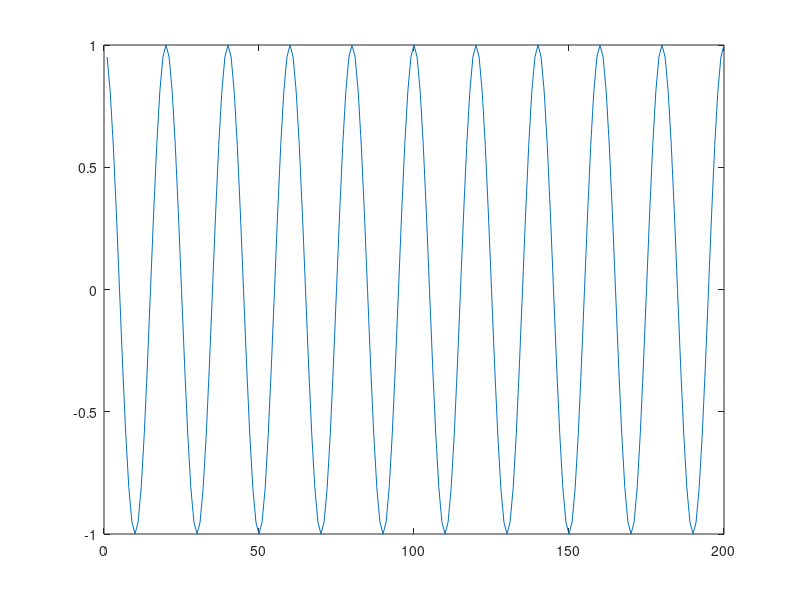
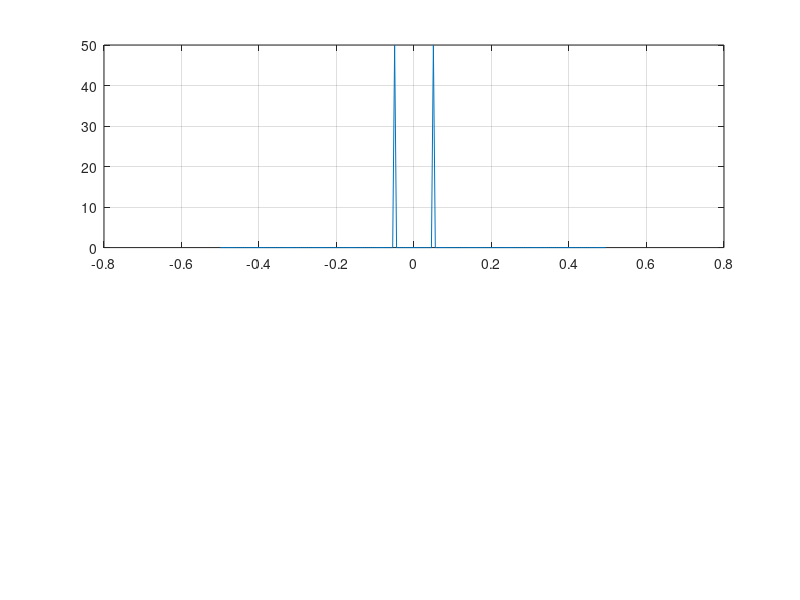

Reproduce these figures in MATLAB, in order. (Note: this script raises an error after producing the figures.)
%% test 2D FFT

path(path, "../../matlab-lib");


%% test 1D first
% https://www.mathworks.com/help/signal/ug/power-spectral-density-estimates-using-fft.html

clear;

% Parameters

lam1 = 20;  % characteristic wavelength [m]
nx = 200;  % length of 1D array
fs = 1;  % sampling frequency in x

k1 = 2*pi/lam1  % corresponding wavenumber [rad/m]
nu1 = 1/lam1  % corresponding spatial frequency [/m]
% this distincion is important. In the time axis, we have sin(w*t) where w is the
% *angular* frequency, or sin(2*pi*nu*t) as in the above matlab example, where nu is the 
% *temporal* frequency. Here, the frequency domain of FFT is represented by this temporal
% frequency (nu [/s]), not the angular frequency (w [rad/s]). Similarly, in the space
% axis, we have sin(k*x) where k is the wavenumber [rad/m], or sin(2*pi*nu*x) where nu is
% the *spatial* frequency. Here, the frequency domain of FFT is represented by nu, not k.

% Array of space, x

x = (1:nx)/fs;  % sampling interval of x = 1/fs

% Array of spatial frequency, nu
%   nu of FFT is from -fs/2 to fs/2 and have the length of nx. This nu array should be
%   symmetric over nu = 0, but it has an even number of elements. 
%   See the example of Shift 1-D Signal in
%   https://www.mathworks.com/help/matlab/ref/fftshift.html for how to make nu array for
%   shifted FFT.

% nu = linspace(-fs/2+fs/nx, fs/2, nx);  % [/m]  % wrong
% nu = 0:fs/nx:fs/2;  % [/m] : as in the above matlab example. same as the above line.
nu = (-nx/2:nx/2-1)*(fs/nx);  % from the above fftshift example
k = 2*pi*nu;  % [rad/m]

% Generate y

y = cos(k1*x);  
figure;  plot(x, y);

% Obtain and plot PSD 
psd = (1/(fs*nx)) * abs(fftshift(fft(y))).^2;  % symmetric over nu=0
figure;  
subplot(211); 
plot(nu, psd);
grid on;
[m, im] = max(psd);
line(nu(im), m, marker="o");
ylabel("PSD");
xlabel(["nu [/m]", sprintf("%d-th, nu=%.3f, k=%.2f, lam=%.1f", im, nu(im), k(im), 2*pi/k(im))]);
title(sprintf("True nu=%.3f, k=%.2f, lam=%.1f", nu1, k1, lam1));
subplot(212);
nuPos = nu(nx/2:nx);  % select for nu>=0
kPos = k(nx/2:nx);
psdPos = psd(nx/2:nx);  
plot(nuPos, psdPos);
grid on;
[m, im] = max(psdPos);
line(nuPos(im), m, marker="o");
ylabel("PSD");
xlabel(["nu [/m]", sprintf("%d-th, nu=%.3f, k=%.2f, lam=%.1f", im, nuPos(im), kPos(im), 2*pi/kPos(im))]);


%% 2D FFT

clear;

% Parameters

lamX = 20;  lamY = 50;  % characteristic wavelengths in X and Y [m]
nx = 200;  ny = 250;  % length of 2D array in X and Y

fs = 1;  % sampling frequency in x and y [m]

kx1 = 2*pi/lamX;  ky1 = 2*pi/lamY;  % corresponding wavenumbers in X and Y [rad/m]
nux1 = 1/lamX;  nuy1 = 1/lamY;  % corresponding spatial frequencies in X and Y [/m]
ang1 = atan(ky1/kx1);  % characteristic angle

% Arrays of space, x and y

x = (1:nx)/fs;  
y = (1:ny)/fs;
[gx,gy] = ndgrid(x,y);

% Array of spatial frequency, nu
%   nu of FFT is from 0 to f/2 and have the length of nx/2+1, where f = sampling frequency.

% nux = linspace(-fs/2+fs/nx, fs/2, nx);  % [/m]
% nuy = linspace(-fs/2+fs/ny, fs/2, ny);  % [/m]
nux = (-nx/2:nx/2-1)*fs/nx;  % see the fftshift example
nuy = (-ny/2:ny/2-1)*fs/ny;
kx = 2*pi*nux;  % [rad/m]
ky = 2*pi*nuy;

% Generate img

img = cos(kx1*gx + ky1*gy);  
figure;  
imagesc(x, y, img');
ax = gca;
ax.YDir = "normal";
ax.DataAspectRatio = [1 1 1];  % I memorize these 4 lines to use whenever visualizing any matrix.
ax.XLabel.String = "x [m]";
ax.YLabel.String = "y [m]";

% Obtain and plot PSD 

psd = (1/(fs*nx)/(fs*ny)) * abs(fftshift(fft2(img))).^2;  % symmetric over nu=0, from -fs/2 to +fs/2
figure;  
subplot(121); 
imagesc(nux, nuy, psd');
[~, im] = FindMax(psd);  
% FindMax() is a function in our lab library. It finds max and its position (for up to 5D
% array). https://github.com/optobrain/matlab-lib
line(nux(im(1)), nuy(im(2)), marker="o", color='c');  % mark the maximum by "o"
ax = gca;
ax.YDir = "normal";  ax.DataAspectRatio = [1 1 1];
line(ax.XLim, [0 0], color='w');
line([0 0], ax.YLim, color='w');  % x and y axes
ax.YLabel.String = "\nu_y [/m]";
ax.XLabel.String = ["\nu_x [/m]", ...
    sprintf("Max at nux=%.3f, kx=%.2f, lamX=%.1f", nux(im(1)), kx(im(1)), 2*pi/kx(im(1))), ...
    sprintf("and nuy=%.3f, ky=%.2f, lamY=%.1f", nuy(im(2)), ky(im(2)), 2*pi/ky(im(2))), ...
    sprintf("and ang=%.2f [rad]", atan(ky(im(2))/kx(im(1))))];
sgtitle([sprintf("True nux=%.3f, kx=%.2f, lamX=%.1f", nux1, kx1, lamX), ...
    sprintf("and nuy=%.3f, ky=%.2f, lamY=%.1f", nuy1, ky1, lamY), ...
    sprintf("and ang=%.2f [rad]", ang1)]);
subplot(122); 
nuxPos = nux(nx/2:nx);  % nux>=0
kxPos = kx(nx/2:nx);
psdPos = psd(nx/2:nx,:);
imagesc(nuxPos, nuy, psdPos');
[~, im] = FindMax(psdPos);  
line(nuxPos(im(1)), nuy(im(2)), marker="o", color='c');  % mark the maximum by "o"
ax = gca;
ax.YDir = "normal";  ax.DataAspectRatio = [1 1 1];
line(ax.XLim, [0 0], color='w');
line([0 0], ax.YLim, color='w');  % x and y axes
ax.YLabel.String = "\nu_y [/m]";
ax.XLabel.String = ["\nu_x [/m]", ...
    sprintf("Max at nux=%.3f, kx=%.2f, lamX=%.1f", nuxPos(im(1)), kxPos(im(1)), 2*pi/kxPos(im(1))), ...
    sprintf("and nuy=%.3f, ky=%.2f, lamY=%.1f", nuy(im(2)), ky(im(2)), 2*pi/ky(im(2))), ...
    sprintf("and ang=%.2f [rad]", ang1)];

